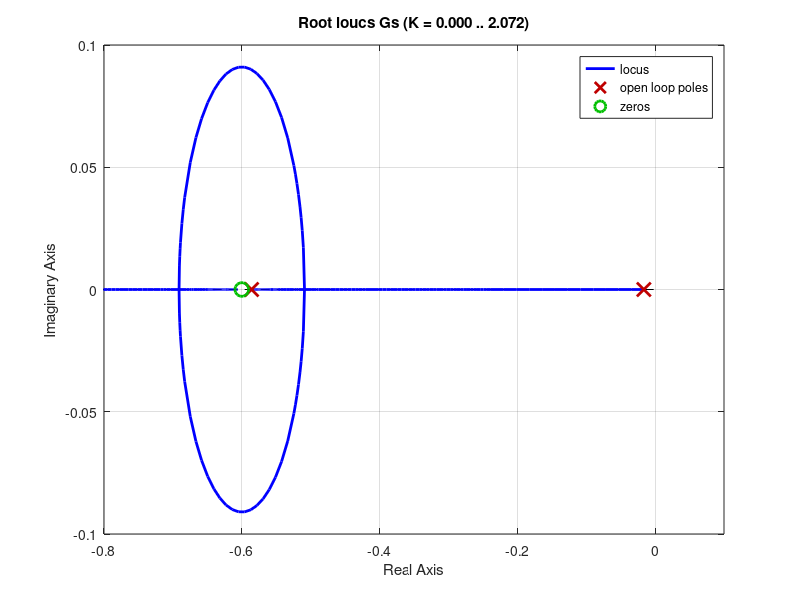

This figure's MATLAB source: (Note: this script raises an error after producing the figure.)
close all
clc;
clear all
numerado = [1 0.6];
denominador = poly ([-0.0163 -0.5858]);
Gs = tf(numerado, denominador);
rlocus(Gs);
axis ([-0.8, 0.1, -0.1, 0.1]);
pos=(0);
z=-log(pos/100)/sqrt(pi^2+(log(pos/100))^2);
sgrid(z,0)
% title(['Root Locus with ', num2str(pos) ,' Percent Overshoot Line'])
[K1,p]=rlocfind(Gs);
mf=feedback(K1*Gs,1);%Tu is the closed-loop TF of the uncompensated system
mf=minreal(mf);
step(4*mf);
% xlabel ('Time')
% ylabel ('Speed Sensor Output, c(t) in volts')
% title (['Step Response of Uncompensated System at K = ', num2str(K1),' to a 4 volt Input Step'])
% grid